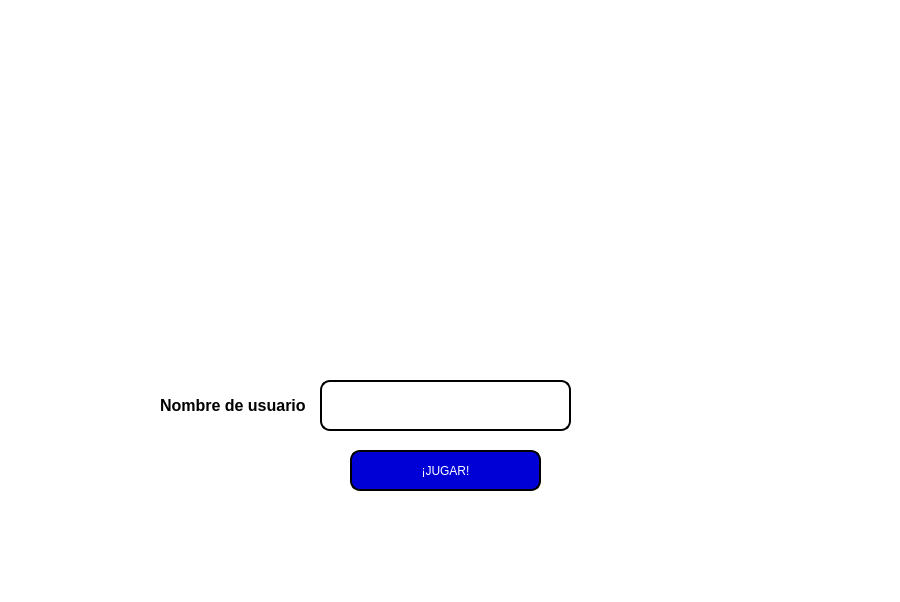
<?xml version="1.0" encoding="UTF-8"?>
<ui version="4.0">
 <class>Dialog</class>
 <widget class="QDialog" name="Dialog">
  <property name="geometry">
   <rect>
    <x>0</x>
    <y>0</y>
    <width>900</width>
    <height>602</height>
   </rect>
  </property>
  <property name="windowTitle">
   <string>Dialog</string>
  </property>
  <property name="styleSheet">
   <string notr="true">background: white
</string>
  </property>
  <widget class="QLabel" name="label">
   <property name="geometry">
    <rect>
     <x>-10</x>
     <y>0</y>
     <width>911</width>
     <height>601</height>
    </rect>
   </property>
   <property name="text">
    <string/>
   </property>
   <property name="pixmap">
    <pixmap>../../Sprites/Logos/fondo.png</pixmap>
   </property>
   <property name="scaledContents">
    <bool>true</bool>
   </property>
  </widget>
  <widget class="QLabel" name="label_2">
   <property name="geometry">
    <rect>
     <x>280</x>
     <y>60</y>
     <width>321</width>
     <height>271</height>
    </rect>
   </property>
   <property name="styleSheet">
    <string notr="true">background: transparent</string>
   </property>
   <property name="text">
    <string/>
   </property>
   <property name="pixmap">
    <pixmap>../../Sprites/Logos/logo.png</pixmap>
   </property>
   <property name="scaledContents">
    <bool>true</bool>
   </property>
  </widget>
  <widget class="QLineEdit" name="line_edit_nombre_usuario">
   <property name="geometry">
    <rect>
     <x>320</x>
     <y>380</y>
     <width>251</width>
     <height>51</height>
    </rect>
   </property>
   <property name="font">
    <font>
     <pointsize>12</pointsize>
    </font>
   </property>
   <property name="styleSheet">
    <string notr="true">color:black;
background-color: rgb(255, 255, 255);
border-style:outset;
border-width:2px;
border-radius:10px;</string>
   </property>
   <property name="text">
    <string/>
   </property>
  </widget>
  <widget class="QLabel" name="label_3">
   <property name="geometry">
    <rect>
     <x>160</x>
     <y>390</y>
     <width>151</width>
     <height>31</height>
    </rect>
   </property>
   <property name="font">
    <font>
     <family>Arial</family>
     <pointsize>12</pointsize>
     <weight>75</weight>
     <bold>true</bold>
    </font>
   </property>
   <property name="styleSheet">
    <string notr="true">background: transparent
</string>
   </property>
   <property name="text">
    <string>Nombre de usuario</string>
   </property>
  </widget>
  <widget class="QPushButton" name="boton_jugar_ventana_inicio">
   <property name="geometry">
    <rect>
     <x>350</x>
     <y>450</y>
     <width>191</width>
     <height>41</height>
    </rect>
   </property>
   <property name="styleSheet">
    <string notr="true">color:white;
background-color: rgb(0, 0, 214);
border-style:outset;
border-width:2px;
border-radius:10px;
border-color: black</string>
   </property>
   <property name="text">
    <string>¡JUGAR!</string>
   </property>
  </widget>
  <widget class="QLabel" name="label_error_ingresar_usuario">
   <property name="geometry">
    <rect>
     <x>230</x>
     <y>350</y>
     <width>451</width>
     <height>20</height>
    </rect>
   </property>
   <property name="font">
    <font>
     <family>Arial</family>
     <pointsize>12</pointsize>
     <weight>75</weight>
     <bold>true</bold>
    </font>
   </property>
   <property name="styleSheet">
    <string notr="true">color:red;
background: transparent
</string>
   </property>
   <property name="text">
    <string/>
   </property>
  </widget>
 </widget>
 <resources/>
 <connections/>
</ui>
